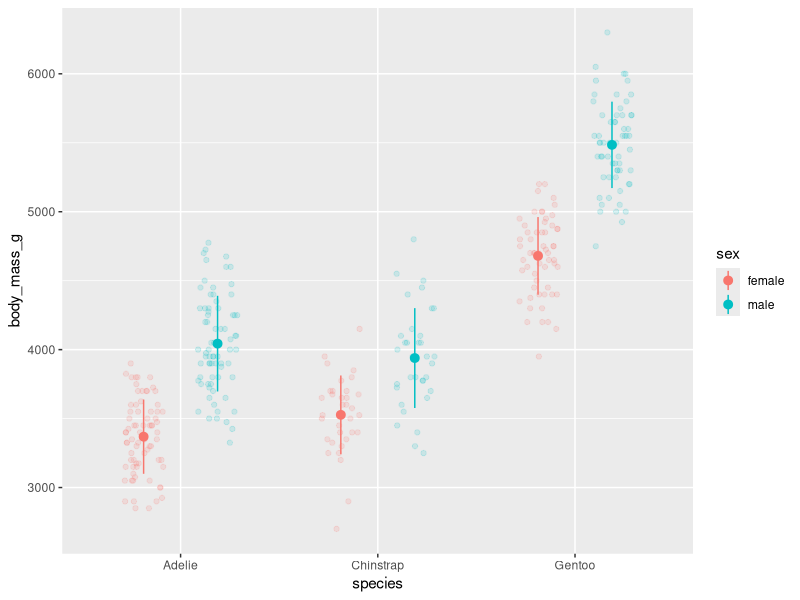
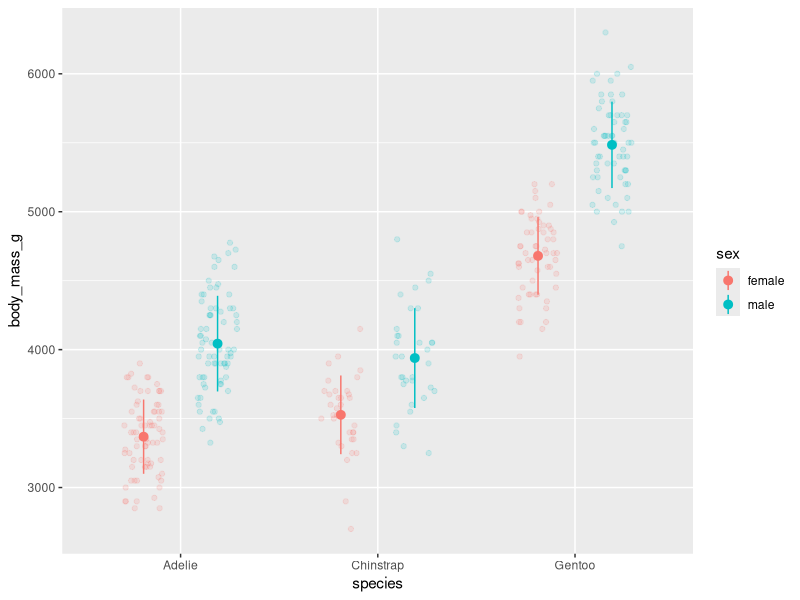
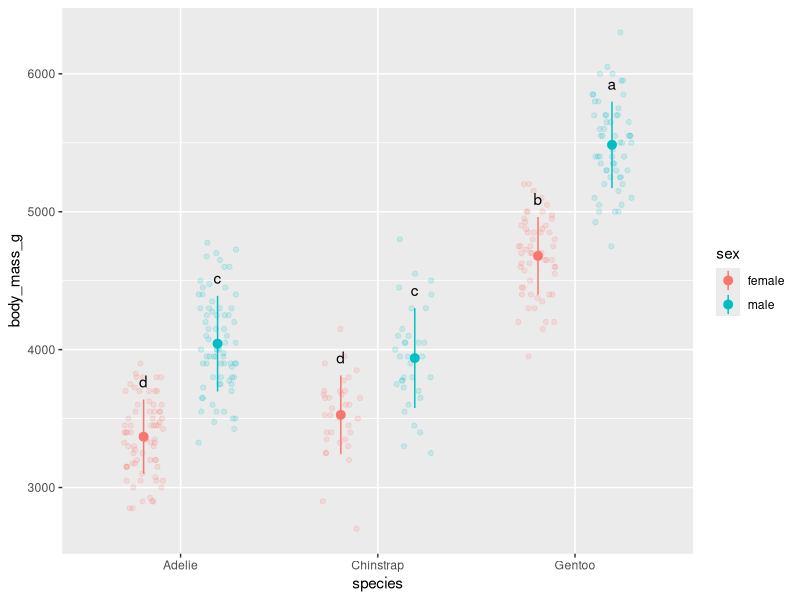

Recreate these plots in R, in order.
# Plotting script for `Foundations of ggplot2`

library(tidyverse)
library(palmerpenguins)
library(multcompView)

#### Make 2-layer plot with stat_summary ####
# First with raw data input

ggplot(data = penguins %>%
         filter(!is.na(sex)),
       mapping = aes(x = species, 
                     y = body_mass_g,
                     color = sex)) +
  geom_point(alpha = 0.15,
             position = position_jitterdodge()) +
  stat_summary(fun = mean,
               fun.min = function(x) mean(x) - sd(x),
               fun.max = function(x) mean(x) + sd(x),
               position = position_dodge(width = 0.75))
# geom_text(data = cld_df, 
#           mapping = aes(x = species,
#                         y = 6000,
#                         group = sex,
#                         label = letter),
#           hjust = 0.5,
#           position = position_dodge(width = 0.75),
#           color = "black")


# Second by calcluating means and sd
peng_sum <- penguins %>%
  filter(!is.na(sex)) %>%
  group_by(species, sex) %>%
  summarize(body_mass_mean = mean(body_mass_g),
            body_mass_sd = sd(body_mass_g))

ggplot() +
  geom_point(data = penguins %>% filter(!is.na(sex)),
             mapping = aes(x = species,
                           y = body_mass_g,
                           color = sex),
             position = position_jitterdodge(),
             alpha = 0.15) +
  geom_pointrange(data = peng_sum,
                  mapping = aes(x = species,
                                y = body_mass_mean,
                                ymin = body_mass_mean - body_mass_sd,
                                ymax = body_mass_mean + body_mass_sd,
                                color = sex),
                  position = position_dodge(width = 0.75))

#### Conduct ANOVA and add letters ####

# Run two-way ANOVA and get letters
m1 <- aov(body_mass_g ~ species * sex, data = penguins)
cld <- multcompLetters4(m1, TukeyHSD(m1))

# Create dataframe for plot
cld_df <- data.frame(letter = cld$`species:sex`$Letters) %>%
  tibble::rownames_to_column("name") %>%
  mutate(species = word(name, start = 1, sep = ":"),
         sex = word(name, start = 2, sep = ":")) %>%
  select(-name)

# Join to summary dataframe
peng_sum <- peng_sum %>%
  left_join(cld_df, by = c("species", "sex"))

# Add as layer to figure

ggplot() +
  geom_point(data = penguins %>% filter(!is.na(sex)),
             mapping = aes(x = species,
                           y = body_mass_g,
                           color = sex),
             position = position_jitterdodge(),
             alpha = 0.15) +
  geom_pointrange(data = peng_sum,
                  mapping = aes(x = species,
                                y = body_mass_mean,
                                ymin = body_mass_mean - body_mass_sd,
                                ymax = body_mass_mean + body_mass_sd,
                                color = sex),
                  position = position_dodge(width = 0.75)) +
  geom_text(data = peng_sum,
            mapping = aes(x = species,
                          y = body_mass_mean + body_mass_sd,
                          label = letter,
                          group = sex),
            position = position_dodge(width = 0.75),
            vjust = -1)
